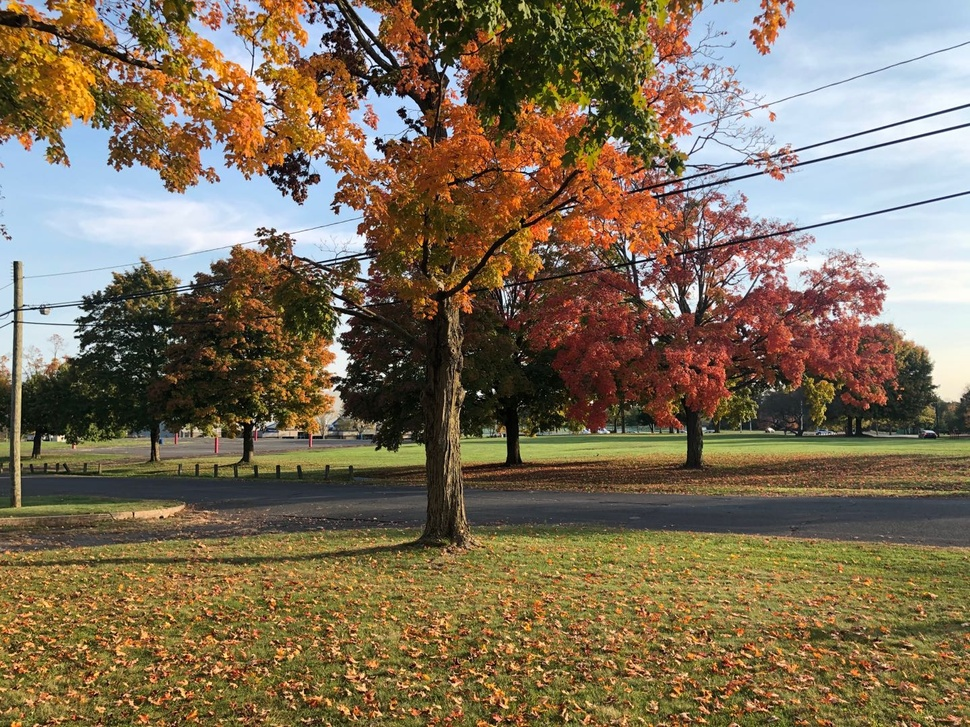
#> input picture MachineVision/Image_stitching/Input_images/right.jpg, 970 x 727 px, shrunk from 1440 x 1080 before the run
$ python run.py
#> lines starting #> are read from the running program, lines starting #| are printed output that depends on the picture
import cv2
import numpy as np
import matplotlib.pyplot as plt
import imageio
'''
Important Correspondence:
opencv-python-3.4.2.16
opencv-contrib-python-3.4.2.16
matplotlib-3.3.0
'''
cv2.ocl.setUseOpenCL(False)
#Train image preprocessing to gray  depth image
trainImg=cv2.imread('./Input_images/right.jpg')
#> trainImg is the input picture: shape (727, 970, 3); mean B, G, R 88, 111.3, 126.7
trainImg=cv2.cvtColor(trainImg,cv2.COLOR_BGR2RGB)
train_gray=cv2.cvtColor(trainImg,cv2.COLOR_RGB2GRAY)
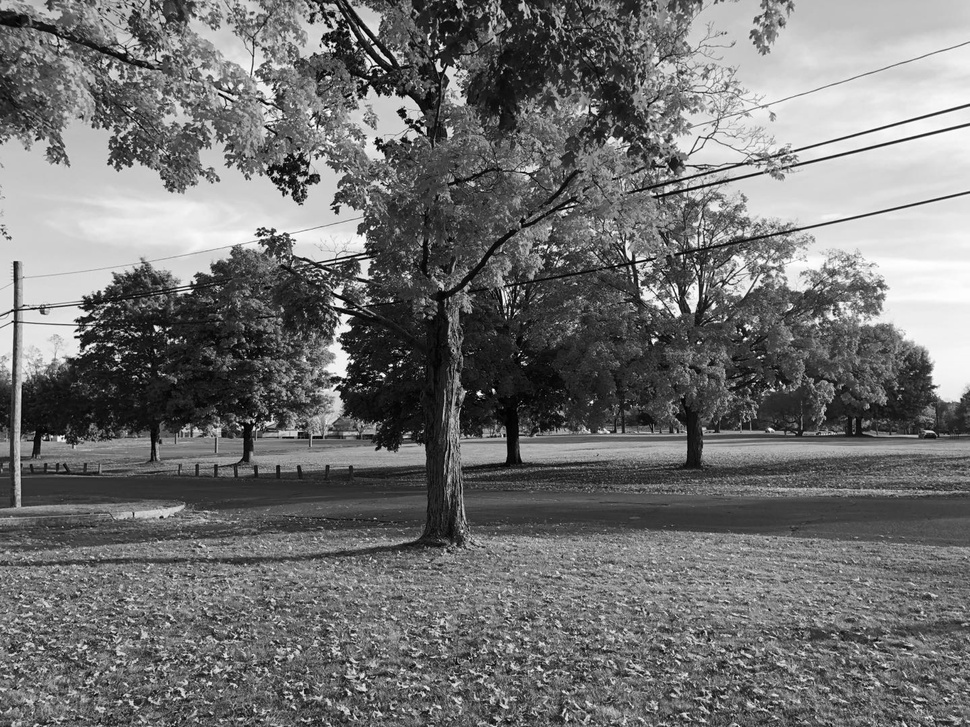
#> train_gray: shape (727, 970); min 0, max 255, mean 113.2

#query image preprocessing to gray depth images
queryImg = cv2.imread('./Input_images/left.jpg')
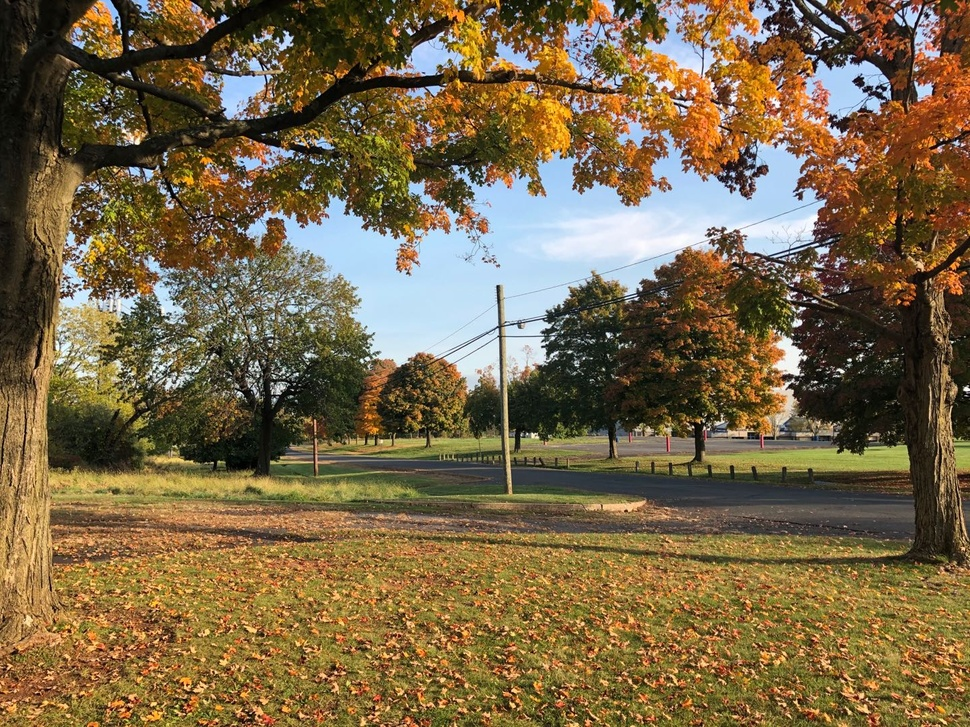
#> input picture MachineVision/Image_stitching/Input_images/left.jpg, 970 x 727 px, shrunk from 1440 x 1080 before the run
#> queryImg is the input picture: shape (727, 970, 3); mean B, G, R 71.8, 103.1, 121.2
queryImg=cv2.cvtColor(queryImg,cv2.COLOR_BGR2RGB)
query_gray=cv2.cvtColor(queryImg,cv2.COLOR_RGB2GRAY)
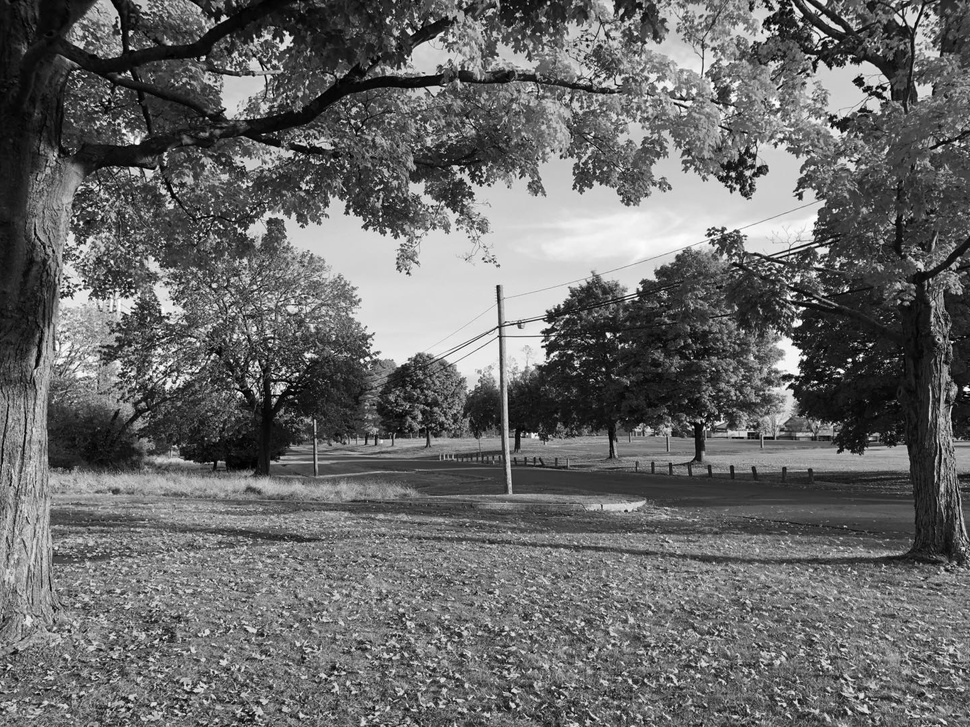
#> query_gray: shape (727, 970); min 0, max 255, mean 104.9

fig, (ax1, ax2) = plt.subplots(nrows=1, ncols=2, constrained_layout=False, figsize=(16,9))
ax1.imshow(queryImg, cmap="gray")
ax1.set_xlabel("Query image", fontsize=14)

ax2.imshow(trainImg, cmap="gray")
ax2.set_xlabel("Train image (Image to be transformed)", fontsize=14)

plt.savefig("./Output_images/input_img.jpeg", bbox_inches='tight', dpi=300, optimize=True, format='jpeg')
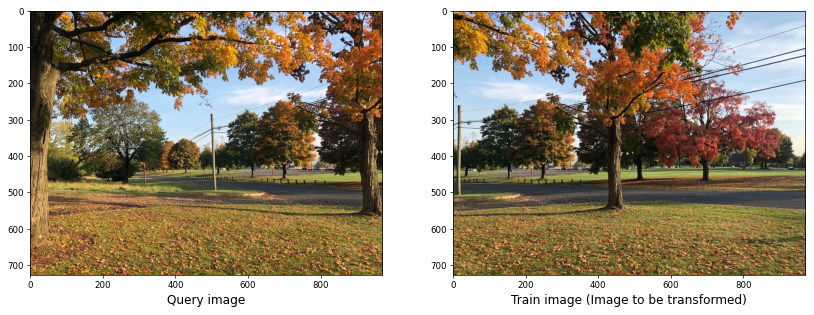
#> figure drawn by matplotlib, 2 panels

plt.show()

#Catching SIFT features in both two images
descriptor_train=cv2.xfeatures2d.SIFT_create()
(key_points_train,features_train)=descriptor_train.detectAndCompute(train_gray,None)
#> key_points_train = 9169 keypoints; strongest (x, y, size): (479, 393, 3.2), (391, 365, 2.1), (493, 390, 2.1), (436, 52, 2.3)
descriptor_query=cv2.xfeatures2d.SIFT_create()
(key_points_query,features_query)=descriptor_query.detectAndCompute(query_gray,None)
#> key_points_query = 10513 keypoints; strongest (x, y, size): (850, 360, 2.4), (966, 389, 3.5), (816, 382, 1.9), (836, 41, 2.6)

fig, (ax1,ax2) = plt.subplots(nrows=1, ncols=2, figsize=(20,8), constrained_layout=False)
ax1.imshow(cv2.drawKeypoints(query_gray,key_points_query,None,color=(0,255,0)))
ax1.set_xlabel("Query_SIFT_features", fontsize=14)
ax2.imshow(cv2.drawKeypoints(train_gray,key_points_train,None,color=(0,255,0)))
ax2.set_xlabel("Train_SIFT_features", fontsize=14)

plt.savefig("./Output_images/SIFT_features_img"+'.jpeg', bbox_inches='tight',
            dpi=300, optimize=True, format='jpeg')
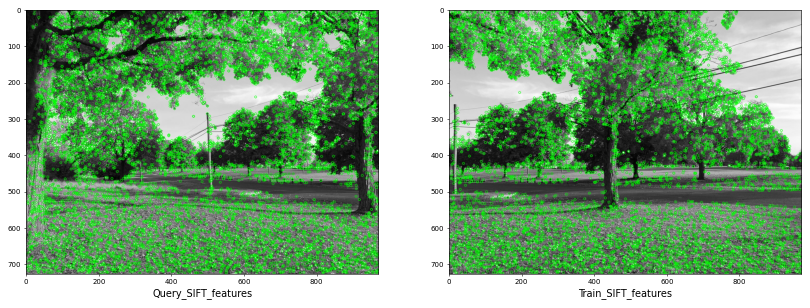
#> figure drawn by matplotlib, 2 panels
#> (the run stopped early here; a loop or call above may not have finished)
